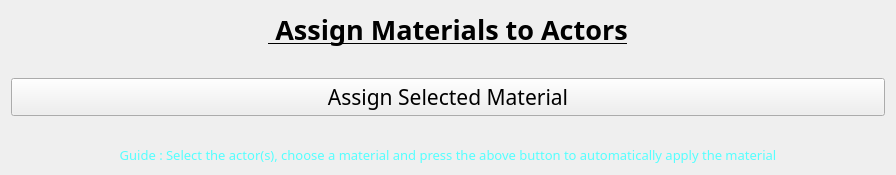
           <widget class="QWidget" name="page_14">
            <property name="geometry">
             <rect>
              <x>0</x>
              <y>0</y>
              <width>896</width>
              <height>164</height>
             </rect>
            </property>
            <property name="sizePolicy">
             <sizepolicy hsizetype="Preferred" vsizetype="Fixed">
              <horstretch>0</horstretch>
              <verstretch>0</verstretch>
             </sizepolicy>
            </property>
            <attribute name="label">
             <string>Assign Materials to Actors</string>
            </attribute>
            <layout class="QVBoxLayout" name="verticalLayout_43">
             <item>
              <layout class="QVBoxLayout" name="verticalLayout_44">
               <property name="spacing">
                <number>30</number>
               </property>
               <item>
                <layout class="QVBoxLayout" name="verticalLayout_45">
                 <item>
                  <widget class="QLabel" name="label_55">
                   <property name="enabled">
                    <bool>true</bool>
                   </property>
                   <property name="sizePolicy">
                    <sizepolicy hsizetype="Preferred" vsizetype="Preferred">
                     <horstretch>0</horstretch>
                     <verstretch>0</verstretch>
                    </sizepolicy>
                   </property>
                   <property name="font">
                    <font>
                     <family>Century Gothic</family>
                     <pointsize>20</pointsize>
                     <bold>true</bold>
                     <underline>true</underline>
                    </font>
                   </property>
                   <property name="autoFillBackground">
                    <bool>false</bool>
                   </property>
                   <property name="text">
                    <string> Assign Materials to Actors</string>
                   </property>
                   <property name="alignment">
                    <set>Qt::AlignCenter</set>
                   </property>
                   <property name="wordWrap">
                    <bool>false</bool>
                   </property>
                  </widget>
                 </item>
                </layout>
               </item>
               <item>
                <widget class="QPushButton" name="btn_automatassign">
                 <property name="font">
                  <font>
                   <family>Century Gothic</family>
                   <pointsize>16</pointsize>
                  </font>
                 </property>
                 <property name="styleSheet">
                  <string notr="true"/>
                 </property>
                 <property name="text">
                  <string>Assign Selected Material</string>
                 </property>
                </widget>
               </item>
               <item>
                <widget class="QLabel" name="label_57">
                 <property name="font">
                  <font>
                   <family>Century Gothic</family>
                   <pointsize>10</pointsize>
                  </font>
                 </property>
                 <property name="styleSheet">
                  <string notr="true">color: rgb(85, 255, 255);
</string>
                 </property>
                 <property name="text">
                  <string>Guide : Select the actor(s), choose a material and press the above button to automatically apply the material</string>
                 </property>
                 <property name="alignment">
                  <set>Qt::AlignCenter</set>
                 </property>
                </widget>
               </item>
              </layout>
             </item>
            </layout>
           </widget>
